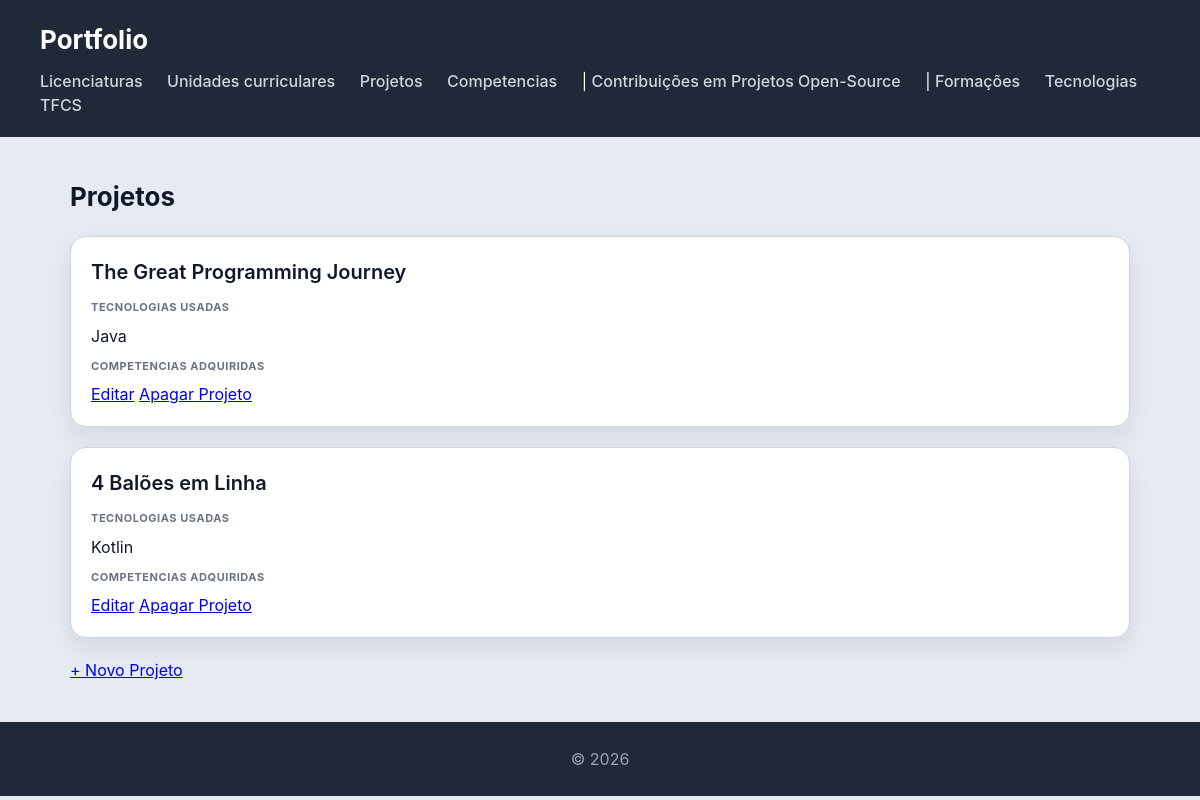
The app's page /projetos/ with its own data.
### portfolio/models.py (models this page shows)
class Projeto(models.Model):
    nome = models.CharField(max_length=100)
    descricao = models.CharField(max_length=250)
    unidade_curricular = models.ForeignKey('UC', on_delete=models.DO_NOTHING, null=True)
    tecnologias = models.ManyToManyField(Tecnologia)
    competencia = models.ManyToManyField(Competencia, related_name='projeto')
    def __str__(self):
        return self.nome

class Tecnologia(models.Model):
    nome = models.CharField(max_length=100)
    areas = models.CharField(max_length=100)
    descricao = models.CharField(max_length=250)
    unidade_curriculares = models.ManyToManyField(UC, related_name='tecnologias_usadas')
    def __str__(self):
        return self.nome

### portfolio/views.py (the view)
# urls.py: path('projetos/', views.projetos_view, name='projetos'),
def projetos_view(request):
    projetos = (Projeto.objects
                    .select_related()
                    .prefetch_related()
                    .all())
    return render(request, 'portfolio/projetos.html', {'projetos': projetos})

### portfolio/templates/portfolio/projetos.html (shortened to what this page needs)
{% extends "portfolio/base.html" %}
{% block content %}
<h2>Projetos</h2>
<section>
    {% for projeto in projetos %}
    <article>
        <header>
            <h3>{{ projeto }}</h3>
        </header>
        <section>
            <h4>Tecnologias usadas</h4>
            <ul>
                {% for tecnologia in projeto.tecnologias.all %}
                    {{ tecnologia }}
               {% endfor %}
            </ul>
        </section>
        <section>
            <h4>Competencias adquiridas</h4>
        </section>
        <a href="{% url 'editar_projeto' projeto.id  %}">Editar</a>
        <a href="{% url 'apagar_prajeto' projeto.id %}">Apagar Projeto</a>
    </article>
    {% endfor %}
<a href={% url 'novo_projeto' %}>+ Novo Projeto</a>
</section>
{% endblock %}

### portfolio/static/portfolio/styles.css (style rules this page uses)
* { box-sizing: border-box; margin: 0; padding: 0; }
body { font-family: "Inter", "Segoe UI", system-ui, -apple-system, sans-serif; background: #e6ebf2; color: #111827; line-height: 1.5; }
h2 { margin-bottom: 20px; font-size: 26px; }
section > article { background: white; padding: 20px; border-radius: 16px; border: 1px solid #d1d5db; box-shadow: 0 10px 25px rgba(0,0,0,0.08); transition: all 0.25s ease; margin-bottom: 20px; }
article > header { margin-bottom: 12px; }
article > header > h3 { font-size: 20px; font-weight: 600; margin-bottom: 4px; }
article > section { margin-top: 10px; }
article > section > h4 { font-size: 11px; text-transform: uppercase; color: #6b7280; margin-bottom: 8px; letter-spacing: 0.05em; }
article > section > ul { list-style: none; display: flex; flex-wrap: wrap; gap: 8px; }

### records on screen
Projeto: nome "The Great Programming Journey"
Tecnologia: nome "Java"
Projeto: nome "4 Balões em Linha"
Tecnologia: nome "Kotlin"
